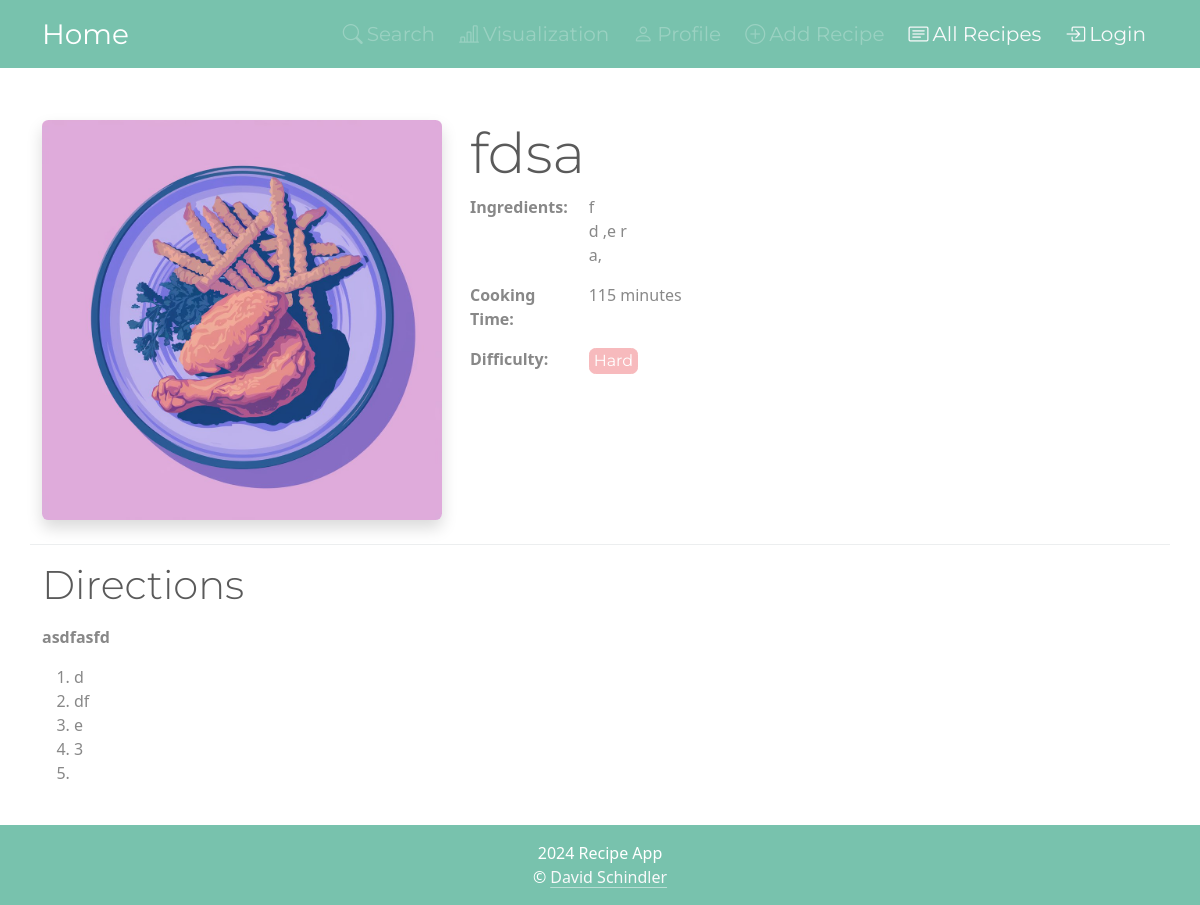
Page /19/ on the committed database.
### apps/recipes/models.py (models this page shows, shortened)
class Recipe(models.Model):
    name = models.CharField(max_length=50)
    ingredients = models.CharField(max_length=255)
    cooking_time = models.IntegerField()
    difficulty = models.CharField(max_length=20, editable=False)
    directions = models.TextField(max_length=2000, default="")
    image = models.ImageField(upload_to='recipe_images', default='no_picture.jpg')

### apps/recipes/views.py (the view)
# urls.py: path('<int:pk>/', RecipeDetailView.as_view(), name='recipe_detail'),
class RecipeDetailView(DetailView):
    model = Recipe
    template_name = 'recipes/recipe_detail.html'
    context_object_name = 'recipe'

### apps/recipes/templatetags/recipe_filters.py (called while the page is built)
@register.filter
def split_ingredients(value):
    return value.split(', ')

@register.filter
def style_difficulty(value):
    difficulty_classes = {
        'Easy': 'btn-success',
        'Medium': 'btn-warning',
        'Intermediate': 'btn-danger',
        'Hard': 'btn-secondary'
    }
    return difficulty_classes.get(value, '')

### apps/recipes/templates/recipes/recipe_detail.html (shortened to what this page needs)
{% extends "base.html" %}
{% load markdownify %}
{% load recipe_filters %}
{% block content %}
    <div class="row mt-5 pb-4 border-bottom">
        <div class="col-auto">
            <img src="{{ recipe.image.url }}" class="img-fluid rounded shadow"
                 style="object-fit: cover; max-width: 400px;" alt="{{ recipe.name }}">
        </div>
        <div class="col ps-3">
            <h2 class="display-4">{{ recipe.name }}</h2>
            <div class="row">
                <div class="col-2">
                    <p class="mb-1 "><strong>Ingredients:</strong></p>
                </div>
                <div class="col">
                    <ul class=" ms-0 px-0">
                        {% for ingredient in recipe.ingredients|split_ingredients %}
                            <li class="list-group-item" >{{ ingredient }}</li>
                        {% endfor %}
                    </ul>
                </div>
            </div>
            <div class="row">
                <div class="col-2">
                    <p><strong>Cooking Time:</strong></p>
                </div>
                <div class="col">
                    <p>{{ recipe.cooking_time }} minutes</p>
                </div>
            </div>
            <div class="row">
                <div class="col-2">
                    <p><strong>Difficulty:</strong>
                </div>
                <div class="col">
                    <button type="button" class="btn {{ recipe.difficulty|style_difficulty }} disabled py-0 px-1">{{ recipe.difficulty }}</button>
                </div>
            </div>
        </div>
    </div>
    <div class="row pt-3">
        <div class="col">
            <h3 class="display-6">Directions</h3>
            <p>{{ recipe.directions|markdownify }}</p>
        </div>
    </div>
{% endblock %}

### static/css/custom.css (style rules this page uses)
body { overflow-y: scroll; }

### rows in the picture
Recipe: image (placeholder picture), name "fdsa", cooking_time "115", difficulty "Hard", directions "asdfasfd d df e 3"

### other values in the picture
{{ ingredient }} "f" "d ,e r" "a,"
